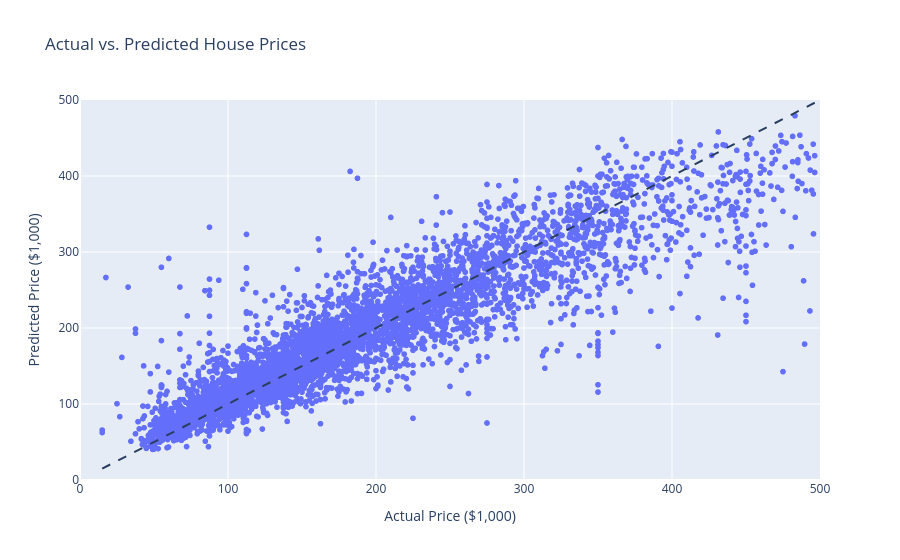

The notebook cell saved with this chart:
### Markdown cell above
The following plot illustrates the magnitude of the prediction errors by comparing the actual and predicted house prices. The dashed line represents perfect predictions, where the predicted price is equal to the actual price. Therefore, predictions closer to this line correspond to smaller absolute errors, while points further away indicate larger errors. It can be observed that the model generally performs better for lower- and medium-priced houses, whereas its predictions become increasingly inaccurate for higher-priced houses. This suggests that the boosted tree model struggles to capture the factors associated with more expensive properties and therefore tends to underestimate or otherwise poorly predict house prices at the upper end of the distribution.

However, the tree-based model still achieves superior performance compared to the linear model. This is also reflected in the error plot, where the predictions are substantially less scattered around the ideal prediction line than those of the linear model, indicating that the tree-based model produces more accurate and consistent predictions.

### Code cell
results = pd.DataFrame({
    "Actual": y_test,
    "Predicted": y_pred,
})

fig = px.scatter(
    results,
    x="Actual",
    y="Predicted",
    title="Actual vs. Predicted House Prices",
    labels={
        "Actual": "Actual Price ($1,000)",
        "Predicted": "Predicted Price ($1,000)"
    },
)

# perfect prediction line
min_val = min(results["Actual"].min(), results["Predicted"].min())
max_val = max(results["Actual"].max(), results["Predicted"].max())

fig.add_shape(
    type="line",
    x0=min_val,
    y0=min_val,
    x1=max_val,
    y1=max_val,
    line=dict(dash="dash")
)

fig.update_layout(
    xaxis=dict(
        range=[0, 500],
        type="linear",
    ),
    yaxis=dict(
        range=[0, 500],
        type="linear",
    ),
)

fig.show()

### Figure 1 — Plotly figure (JSON) as saved in the notebook; plotly's stock layout.template omitted (floating-point values rounded to 4 significant figures; data arrays with more than 128 entries replaced by an {"elided": "..."} marker saying what was removed)
{"data": [{"hovertemplate": "Actual Price ($1,000)=%{x}<br>Predicted Price ($1,000)=%{y}<extra></extra>", "legendgroup": "", "marker": {"color": "#636efa", "symbol": "circle"}, "mode": "markers", "name": "", "showlegend": false, "type": "scattergl", "x": {"elided": "4912 float values"}, "xaxis": "x", "y": {"elided": "4912 float values"}, "yaxis": "y"}], "layout": {"legend": {"tracegroupgap": 0}, "shapes": [{"line": {"dash": "dash"}, "type": "line", "x0": 15, "x1": 496.4, "y0": 15, "y1": 496.4}], "title": {"text": "Actual vs. Predicted House Prices"}, "xaxis": {"anchor": "y", "domain": [0, 1], "range": [0, 500], "title": {"text": "Actual Price ($1,000)"}, "type": "linear"}, "yaxis": {"anchor": "x", "domain": [0, 1], "range": [0, 500], "title": {"text": "Predicted Price ($1,000)"}, "type": "linear"}}}
